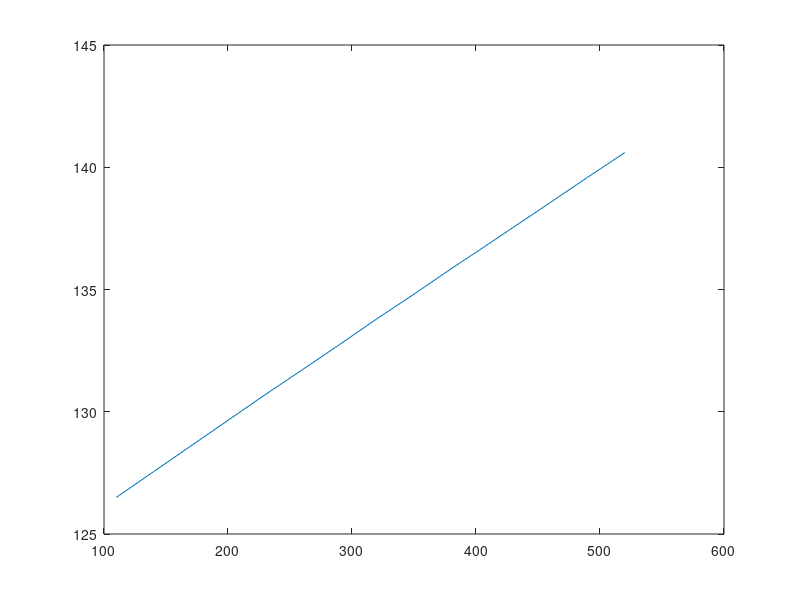

Write the MATLAB code that produced this figure.
% Process two selected images to determine x y shift in position
% Kenneth Laws
% 01/05/2017

clear all;

if ~exist('calibData.mat')
    % define a subframe (smaller than maximum)
    imageRes = [1920, 1200];
    w = 256;    % width of subframe
    h = 128;    % height of subframe
    xPix = 1200;    % matrix dimensions for image processing factor of 2^n
    yPix = 1920;
    x1 = (imageRes(2) - w)/2;
    %y1 = imageRes(1) - h;          % this location at the top of the frame did
    %not work since the orientation of the camera apparrently has the top and
    %bottom of fram reversed
    y1 = 100;   % this location near the bottom of the image should allow for some reverse motion of
    % vehicle and hopefully enough top image overlap
    % evaluate frame calibration
    
    fileNum = 70;       % select the index of the first image
    
    if exist('/Volumes/M2Ext/Test_Drive_1214/calib2/')
        imgPath = '/Volumes/M2Ext/Test_Drive_1214/calib2/';
    elseif exist('/media/earthmine/M2Ext/Test_Drive_1214/calib2/')
        imgPath = '/media/earthmine/M2Ext/Test_Drive_1214/calib2/';
    else
        error('Image folder not found, update image path in script');
    end
    
    flist = dir([imgPath '*.*']);
    % extract a cell array of logicals (1 if is directory)
    dirset = {flist.isdir};
    % convert this to an array of logicals
    dirset = cell2mat(dirset);
    % use this to get all folder names
    foldNames = {flist(dirset).name};
    
    fileNames = {flist(~dirset).name};
    nFiles = length(fileNames);
    
    f1 = strcat(imgPath, fileNames(fileNum));
    f2 = strcat(imgPath, fileNames(fileNum + 1));
    fnames = [f1 f2];
    
    % load in the images
    % just making it simple by reusing old code.  Only need to use one image
    [image_1, image_2] = load_images(fnames);
    
    % plot the first image
    figure(1), clf, hold on, colormap gray
    pcolor(image_1);
    shading interp;
    
    % plot the subframe
    plotrect(x1,y1,w,h,1);
    
    %plot a registration line
    plot([800, 1200],[y1 y1],'r');
    %axis([800 1000 50 150]);
    %axis equal
    
    startPoint = 126.18;
    ycalib = [];
    ypix = [];

    load('calibData', 'ypix', 'ycalib');

    % step through calib points
    for dy = 300:30:500
        
        
        %replot registration line
        plot([800, 1200],[y1+dy y1+dy],'r');
        axis([800 1000 dy 400+dy]);
        sprintf('getting location for position %d pixels\n',y1+dy);
        y = input('Enter registration line location (cm): ');
        ycalib = [ycalib y];
        ypix = [ypix y1+dy];
        
    end
    
    save('calibData', 'ypix', 'ycalib');
end
    
load('calibData', 'ypix', 'ycalib');

figure(2), clf
plot(ypix,ycalib);

% fit an analytic function to the measured resolution c(x)
% p = polyfit(fdc,frame_res,1);
% fitVals = polyval(p,0:950);

% % numerically integrate this function to obtain distance
% sum = 0;
% for px = px1:px2
%     x = abs(px-fc);
%     sum = sum + 1/polyval(p,x);
% end
% 
% figure(1), clf, hold on;
% plot(fdc, frame_res,'*')
% plot(0:950,fitVals)
% xlabel('Distance from frame maximum (pixels)')
% ylabel('Image resolution (pixels/inch)')
% 
% txt = {};    
% txt{1} = sprintf('c1 = %0.3e, c0 = %0.3e',p);
% txt{2} = sprintf('Frame Maximum = %d',fc);
% 
% text(600,76.5,txt)